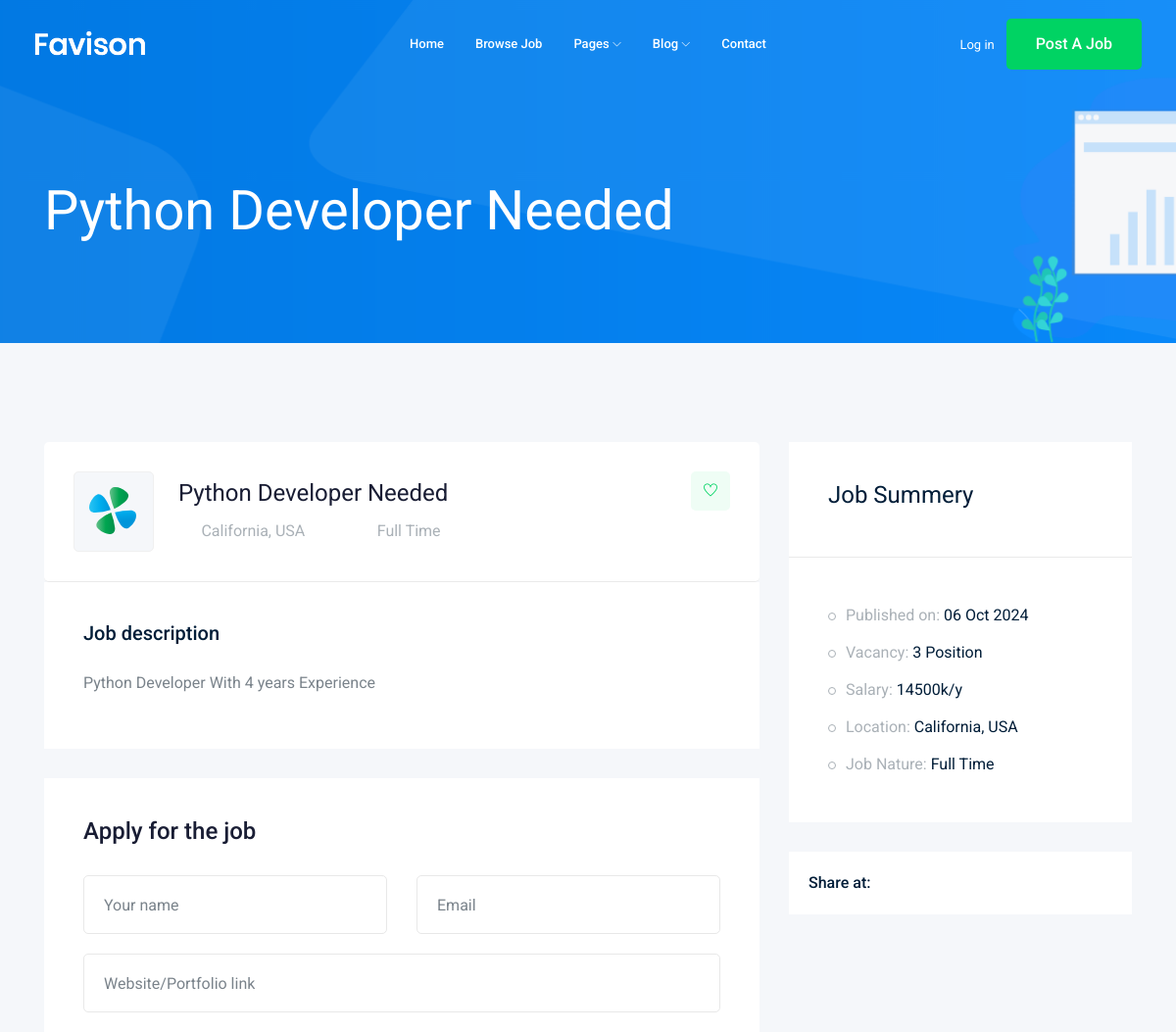
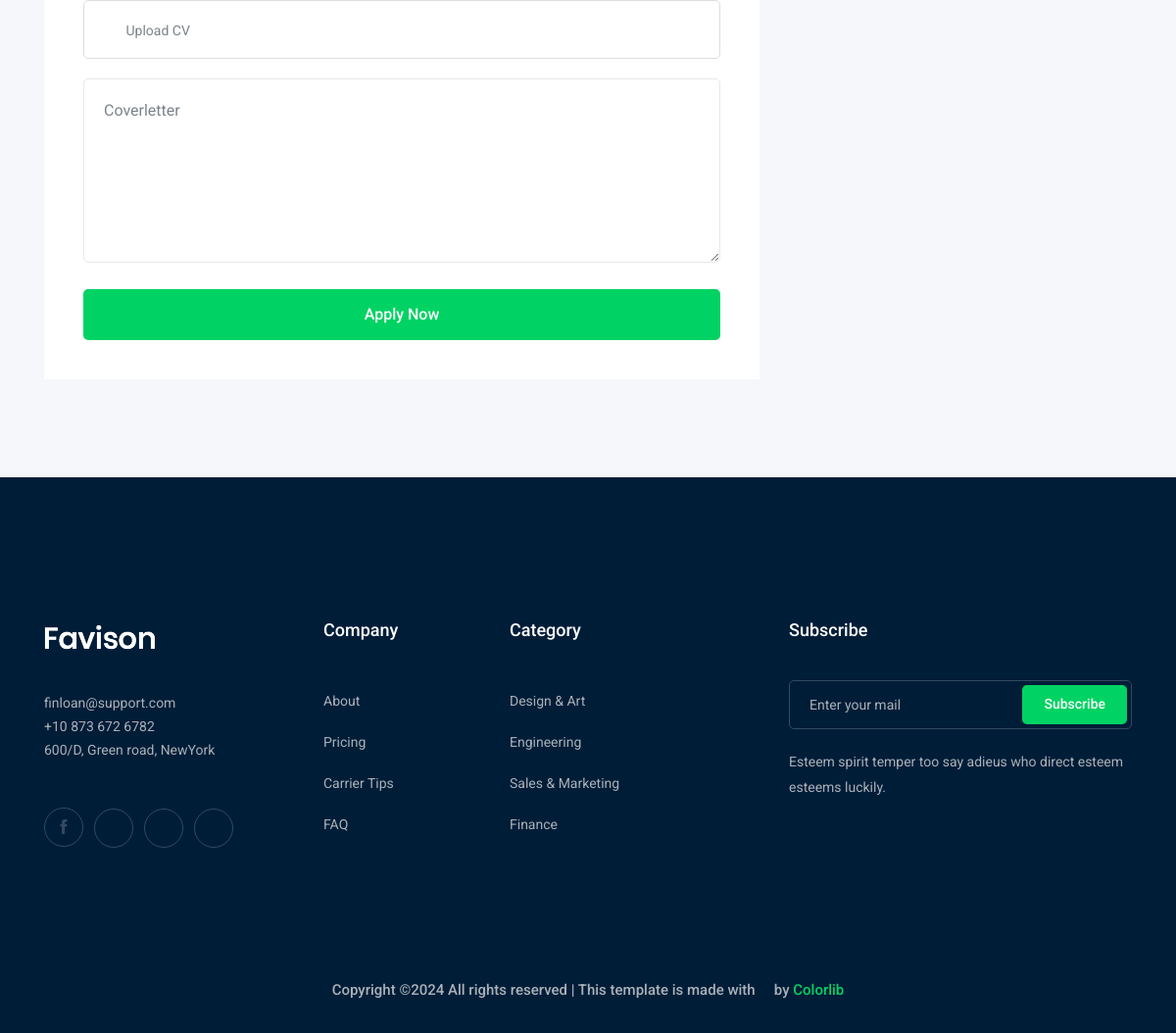
Screenshot of /jobs/1 with the database file from the repository (2 pictures, top to bottom).
### job/models.py (models this page shows)
class Job(models.Model): # table
    title = models.CharField(max_length=100) # field & column title
    job_type = models.CharField(max_length=15,choices=JOB_TYPE)
    discription = models.TextField(max_length=1000)
    puplished_at = models.DateTimeField(auto_now=True)
    Vacancy = models.IntegerField(default=1)
    salary = models.IntegerField(default=0)
    experience = models.IntegerField(default=1)
    category = models.ForeignKey("Category",on_delete=models.CASCADE) # many to many relationship # when deleting the category the job will be deleted also
    image = models.ImageField(upload_to=image_upload)
    def __str__(self):
        return self.title

### job/views.py (the view)
# urls.py: path('<int:id>', views.job_detail,name='job_detail'),
def job_detail(request,id):
    job_detail = Job.objects.get(id=id)
    context = {
        'job' : job_detail,
    }
    return render(request,'job/job_detail.html',context)

### job/templates/job/job_detail.html (shortened to what this page needs)
{% extends 'base.html' %}
    {% block body%}
    <div class="bradcam_area bradcam_bg_1">
        <div class="container">
            <div class="row">
                <div class="col-xl-12">
                    <div class="bradcam_text">
                        <h3>{{job}}</h3>
                    </div>
                </div>
            </div>
        </div>
    </div>
    <div class="job_details_area">
        <div class="container">
            <div class="row">
                <div class="col-lg-8">
                    <div class="job_details_header">
                        <div class="single_jobs white-bg d-flex justify-content-between">
                            <div class="jobs_left d-flex align-items-center">
                                <div class="thumb">
                                    <img src="img/svg_icon/1.svg" alt="">
                                </div>
                                <div class="jobs_conetent">
                                    <a href="#"><h4>{{job}}</h4></a>
                                    <div class="links_locat d-flex align-items-center">
                                        <div class="location">
                                            <p> <i class="fa fa-map-marker"></i> California, USA</p>
                                        </div>
                                        <div class="location">
                                            <p> <i class="fa fa-clock-o"></i> {{job.job_type}}</p>
                                        </div>
                                    </div>
                                </div>
                            </div>
                            <div class="jobs_right">
                                <div class="apply_now">
                                    <a class="heart_mark" href="#"> <i class="ti-heart"></i> </a>
                                </div>
                            </div>
                        </div>
                    </div>
                    <div class="descript_wrap white-bg">
                        <div class="single_wrap">
                            <h4>Job description</h4>
                            <p>{{job.discription}}</p>
                        </div>
                    </div>
                    <div class="apply_job_form white-bg">
                        <h4>Apply for the job</h4>
                        <form action="#">
                            <div class="row">
                                <div class="col-md-6">
                                    <div class="input_field">
                                        <input type="text" placeholder="Your name">
                                    </div>
                                </div>
                                <div class="col-md-6">
                                    <div class="input_field">
                                        <input type="text" placeholder="Email">
                                    </div>
                                </div>
                                <div class="col-md-12">
                                    <div class="input_field">
                                        <input type="text" placeholder="Website/Portfolio link">
                                    </div>
                                </div>
                                <div class="col-md-12">
                                    <div class="input-group">
                                        <div class="input-group-prepend">
                                          <button type="button" id="inputGroupFileAddon03"><i class="fa fa-cloud-upload" aria-hidden="true"></i>
                                          </button>
                                        </div>
                                        <div class="custom-file">
                                          <label class="custom-file-label" for="inputGroupFile03">Upload CV</label>
                                        </div>
                                      </div>
                                </div>
                                <div class="col-md-12">
                                    <div class="input_field">
                                        <textarea name="#" id="" cols="30" rows="10" placeholder="Coverletter"></textarea>
                                    </div>
                                </div>
                                <div class="col-md-12">
                                    <div class="submit_btn">
                                        <button href= "{% url 'jobs:job_detail' job.id %}" class="boxed-btn3 w-100" type="submit">Apply Now</button>
                                    </div>
                                </div>
                            </div>
                        </form>
                    </div>
                </div>
                <div class="col-lg-4">
                    <div class="job_sumary">
                        <div class="summery_header">
                            <h3>Job Summery</h3>
                        </div>
                        <div class="job_content">
                            <ul>
                                <li>Published on: <span>{{job.puplished_at|date:'d M o'}}</span></li>
                                <li>Vacancy: <span>{{job.Vacancy}} Position</span></li>
                                <li>Salary: <span>{{job.salary}}k/y</span></li>
                                <li>Location: <span>California, USA</span></li>
                                <li>Job Nature: <span>{{job.job_type}}</span></li>
                            </ul>
                        </div>
                    </div>
                    <div class="share_wrap d-flex">
                        <span>Share at:</span>
                        <ul>
                            <li><a href="#"> <i class="fa fa-facebook"></i></a> </li>
                            <li><a href="#"> <i class="fa fa-google-plus"></i></a> </li>
                            <li><a href="#"> <i class="fa fa-twitter"></i></a> </li>
                            <li><a href="#"> <i class="fa fa-envelope"></i></a> </li>
                        </ul>
                    </div>
                    <div class="job_location_wrap">
                        <div class="job_lok_inner">
                            <div id="map" style="height: 200px;"></div>
                          </div>
                    </div>
                </div>
            </div>
        </div>
    </div>
    {% endblock body%}

### rows the page displays
Job: title "Python Developer Needed", job_type "Full Time", discription "Python Developer With 4 years Experience", puplished_at "06 Oct 2024", Vacancy "3", salary "14500"
